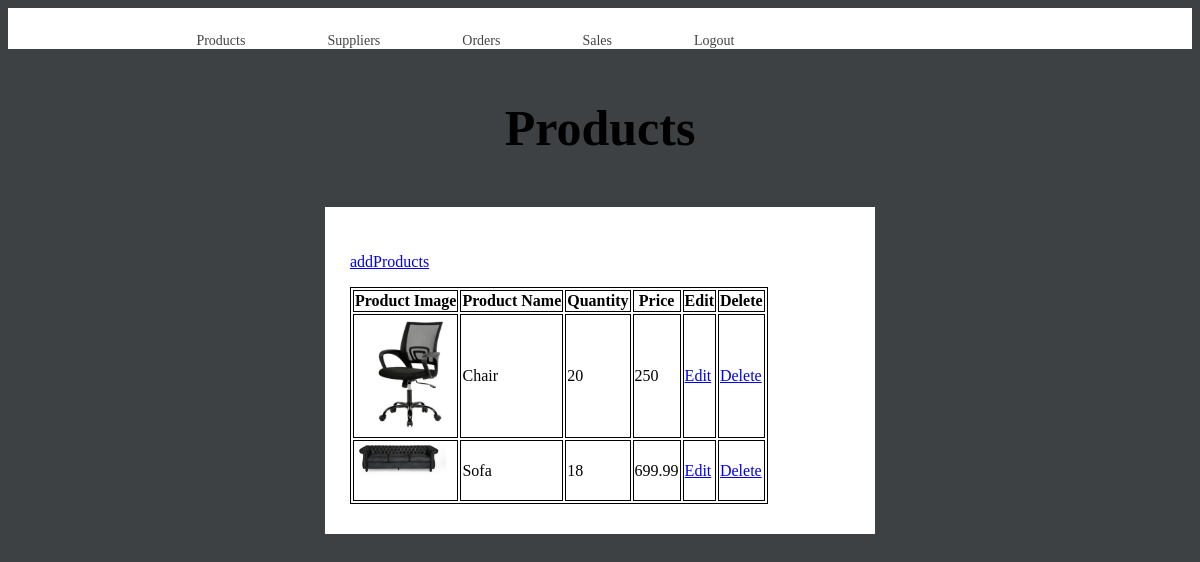
Page /products.php (signed in) on the committed database.
### tables this page shows
CREATE TABLE `products` (
  `name` varchar(100) NOT NULL,
  `price` varchar(100) NOT NULL,
  `quantity` int(11) NOT NULL,
  `image` varchar(100) DEFAULT NULL
);

### products.php (the view, shortened to what this page needs)
<!DOCTYPE html>
<html>
<head>
    <link rel="stylesheet" href="style.css"/>
    <link rel="stylesheet" href="style1.css"/>
<header>
  <div class="container">
    <nav>
        <ul>
            <li><a href="products.php">Products</a>&nbsp;&nbsp;</li>
            <li><a href="suppliers.php">Suppliers</a>&nbsp;&nbsp;</li>
            <li><a href="orders.php">Orders</a>&nbsp;&nbsp;</li>
            <li><a href="sales.php">Sales</a>&nbsp;&nbsp;</li>
            <li><a href="logout.php">Logout</a>&nbsp;&nbsp;</li>
        </ul>
    </nav>
</div>
</header>
</head>
<body>
<h3 class="login-title" style="font-size:50px;text-align:center">Products</h1>
<div class = "form">
<?php
    require('db.php');
    $query = "SELECT * from `products`";
    $result = mysqli_query($con, $query);
    echo "<table border='1'>
    <tr>
    <th>Product Image</th>
    <th>Product Name</th>
    <th>Quantity</th>
    <th>Price</th>
    <th>Edit</th>
    <th>Delete</th>
    </tr>";
    while($row = mysqli_fetch_array($result))
    {
        echo "<tr>";
        echo "<td><img src='productImages/{$row['image']}' width='100'></td>";
        echo "<td>".$row['name']."</td>";
        echo "<td>".$row['quantity']."</td>";
        echo "<td>".$row['price']."</td>";
 ?>
 <td><a href="edit.php?name=<?php echo $row['name']; ?>">Edit</a></td>
 <td><a href="delete.php?name=<?php echo $row['name']; ?>">Delete</a></td>
 <?php
 }
 ?>
 <p class="link"><a href="addProducts.php">addProducts</a></p>
</div>
</body>
</html>

### style.css (style rules this page uses)
body { background: #3e4144; }
.form { margin: 50px auto; width: 500px; padding: 30px 25px; background: white; }
.container { width: 80%; margin: 0 auto; }
header { background: #fff; }
header::after { content: ''; display: table; clear: both; }

### style1.css (style rules this page uses)
.container { width: 80%; margin: 0 auto; }
header { background: #fff; }
header::after { content: ''; display: table; clear: both; }
nav { float: left; }
nav ul { align-items: center; margin: 0; padding: 0; list-style: none; }
nav li { display: inline-block; margin-left: 70px; padding-top: 23px; text-align: center; position: relative; }
nav a { color: #444; text-decoration: none; font-size: 14px; }
nav a::before { content: ''; display: block; height: 5px; background-color: #444; position: absolute; top: 0; width: 0%; transition: all ease-in-out 250ms; }
table, th, td { border: 1px solid black; }

### rows in the picture
products: image (picture), name "Chair", quantity "20", price "250"
products: image (picture), name "Sofa", quantity "18", price "699.99"
